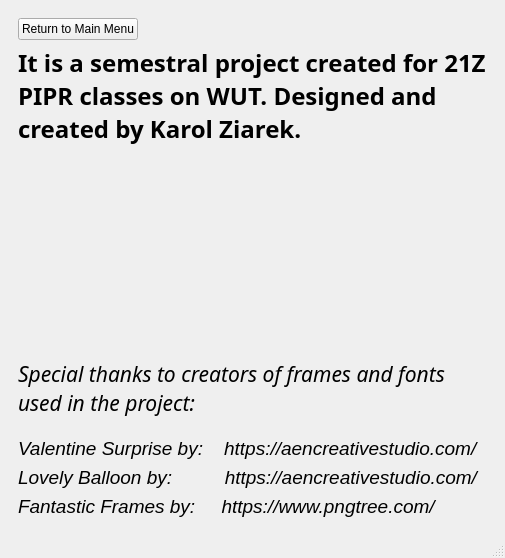
<?xml version="1.0" encoding="UTF-8"?>
<ui version="4.0">
 <class>MainMenu</class>
 <widget class="QMainWindow" name="MainMenu">
  <property name="geometry">
   <rect>
    <x>0</x>
    <y>0</y>
    <width>505</width>
    <height>558</height>
   </rect>
  </property>
  <property name="windowTitle">
   <string>MainWindow</string>
  </property>
  <widget class="QWidget" name="centralwidget">
   <layout class="QVBoxLayout" name="verticalLayout">
    <item>
     <widget class="QStackedWidget" name="stack">
      <property name="currentIndex">
       <number>1</number>
      </property>
      <widget class="QWidget" name="menu">
       <layout class="QGridLayout" name="gridLayout">
        <item row="5" column="0">
         <widget class="QCalendarWidget" name="calendarWidget">
          <property name="sizePolicy">
           <sizepolicy hsizetype="Minimum" vsizetype="Minimum">
            <horstretch>0</horstretch>
            <verstretch>0</verstretch>
           </sizepolicy>
          </property>
         </widget>
        </item>
        <item row="2" column="0">
         <widget class="QPushButton" name="goCredits">
          <property name="font">
           <font>
            <family>Kinnari</family>
            <pointsize>16</pointsize>
           </font>
          </property>
          <property name="text">
           <string>Author and Credits</string>
          </property>
         </widget>
        </item>
        <item row="0" column="0">
         <widget class="QLabel" name="label">
          <property name="font">
           <font>
            <family>aakar</family>
            <pointsize>18</pointsize>
           </font>
          </property>
          <property name="text">
           <string>Birthday Cards Generator v.1.1</string>
          </property>
          <property name="alignment">
           <set>Qt::AlignCenter</set>
          </property>
          <property name="wordWrap">
           <bool>false</bool>
          </property>
         </widget>
        </item>
        <item row="4" column="0">
         <widget class="QLabel" name="label_2">
          <property name="font">
           <font>
            <family>aakar</family>
            <pointsize>14</pointsize>
           </font>
          </property>
          <property name="text">
           <string>Today is:</string>
          </property>
         </widget>
        </item>
        <item row="1" column="0">
         <widget class="QPushButton" name="goGenerator">
          <property name="sizePolicy">
           <sizepolicy hsizetype="Expanding" vsizetype="Fixed">
            <horstretch>0</horstretch>
            <verstretch>0</verstretch>
           </sizepolicy>
          </property>
          <property name="font">
           <font>
            <family>Kinnari</family>
            <pointsize>16</pointsize>
           </font>
          </property>
          <property name="text">
           <string>Go to generator</string>
          </property>
         </widget>
        </item>
        <item row="3" column="0">
         <spacer name="verticalSpacer">
          <property name="orientation">
           <enum>Qt::Vertical</enum>
          </property>
          <property name="sizeType">
           <enum>QSizePolicy::Preferred</enum>
          </property>
          <property name="sizeHint" stdset="0">
           <size>
            <width>20</width>
            <height>40</height>
           </size>
          </property>
         </spacer>
        </item>
       </layout>
      </widget>
      <widget class="QWidget" name="credits">
       <layout class="QVBoxLayout" name="verticalLayout_3">
        <item>
         <layout class="QHBoxLayout" name="horizontalLayout">
          <item>
           <widget class="QPushButton" name="returnMenu">
            <property name="text">
             <string>Return to Main Menu</string>
            </property>
           </widget>
          </item>
          <item>
           <spacer name="horizontalSpacer">
            <property name="orientation">
             <enum>Qt::Horizontal</enum>
            </property>
            <property name="sizeHint" stdset="0">
             <size>
              <width>40</width>
              <height>20</height>
             </size>
            </property>
           </spacer>
          </item>
         </layout>
        </item>
        <item>
         <layout class="QVBoxLayout" name="verticalLayout_2">
          <item>
           <widget class="QLabel" name="label_3">
            <property name="font">
             <font>
              <family>Kinnari</family>
              <pointsize>18</pointsize>
              <weight>75</weight>
              <bold>true</bold>
             </font>
            </property>
            <property name="text">
             <string>It is a semestral project created for 21Z PIPR classes on WUT. Designed and created by Karol Ziarek.</string>
            </property>
            <property name="wordWrap">
             <bool>true</bool>
            </property>
           </widget>
          </item>
          <item>
           <spacer name="verticalSpacer_2">
            <property name="orientation">
             <enum>Qt::Vertical</enum>
            </property>
            <property name="sizeHint" stdset="0">
             <size>
              <width>20</width>
              <height>40</height>
             </size>
            </property>
           </spacer>
          </item>
          <item>
           <widget class="QLabel" name="label_4">
            <property name="font">
             <font>
              <family>Kinnari</family>
              <pointsize>16</pointsize>
              <italic>true</italic>
             </font>
            </property>
            <property name="text">
             <string>Special thanks to creators of frames and fonts used in the project:</string>
            </property>
            <property name="wordWrap">
             <bool>true</bool>
            </property>
           </widget>
          </item>
          <item>
           <spacer name="verticalSpacer_3">
            <property name="orientation">
             <enum>Qt::Vertical</enum>
            </property>
            <property name="sizeType">
             <enum>QSizePolicy::Fixed</enum>
            </property>
            <property name="sizeHint" stdset="0">
             <size>
              <width>20</width>
              <height>13</height>
             </size>
            </property>
           </spacer>
          </item>
          <item>
           <widget class="QLabel" name="label_6">
            <property name="font">
             <font>
              <pointsize>14</pointsize>
              <italic>true</italic>
             </font>
            </property>
            <property name="text">
             <string>Valentine Surprise by:    https://aencreativestudio.com/</string>
            </property>
            <property name="margin">
             <number>4</number>
            </property>
           </widget>
          </item>
          <item>
           <widget class="QLabel" name="label_5">
            <property name="font">
             <font>
              <pointsize>14</pointsize>
              <italic>true</italic>
             </font>
            </property>
            <property name="text">
             <string>Lovely Balloon by:          https://aencreativestudio.com/</string>
            </property>
            <property name="margin">
             <number>4</number>
            </property>
           </widget>
          </item>
          <item>
           <widget class="QLabel" name="label_8">
            <property name="font">
             <font>
              <pointsize>14</pointsize>
              <italic>true</italic>
             </font>
            </property>
            <property name="text">
             <string>Fantastic Frames by:     https://www.pngtree.com/</string>
            </property>
            <property name="margin">
             <number>4</number>
            </property>
           </widget>
          </item>
         </layout>
        </item>
       </layout>
      </widget>
     </widget>
    </item>
   </layout>
  </widget>
  <widget class="QMenuBar" name="menubar">
   <property name="geometry">
    <rect>
     <x>0</x>
     <y>0</y>
     <width>505</width>
     <height>22</height>
    </rect>
   </property>
  </widget>
  <widget class="QStatusBar" name="statusbar"/>
 </widget>
 <resources/>
 <connections/>
</ui>
